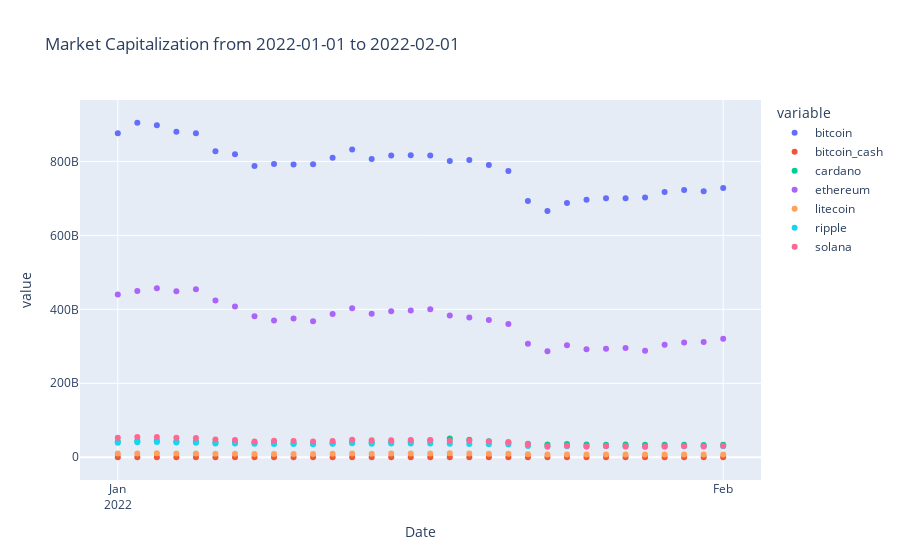

Notebook cell for this chart:
### Markdown cell above
## Market capital
Plot the market capital time series to see the behaviour

### Code cell
import plotly.express as px

market_cap_df = market_df.copy()
_min_date = (market_cap_df["Date"].min()).date()
_max_date = (market_cap_df["Date"].max()).date()
_title = "Market Capitalization from "+str(_min_date)+" to "+str(_max_date)
fig = px.scatter(market_cap_df, x="Date", y=market_cap_df.columns,
              hover_data={"Date": "|%B %d, %Y"},
              title=_title)
fig.update_xaxes(
    dtick="M1",
    tickformat="%b\n%Y")
fig.show()
